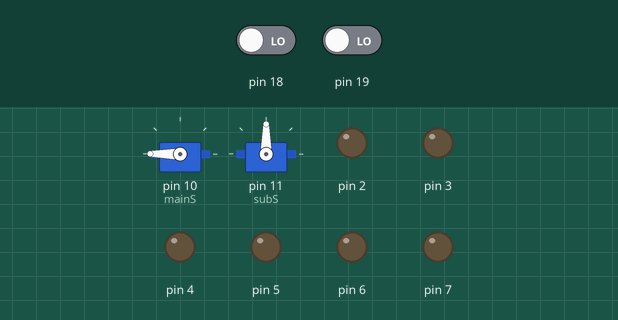
Bench run of a sketch on a simulated Arduino Mega 2560, built with avr-gcc and run on an emulated ATmega2560. On the bench: 2 × servo, output pins drawn as LEDs (lit = HIGH). Inputs (shaded band) come from the test bench; at power-on: pin 18 LOW, pin 19 LOW.

Above: at 0.1 s.
At 1.0 s:
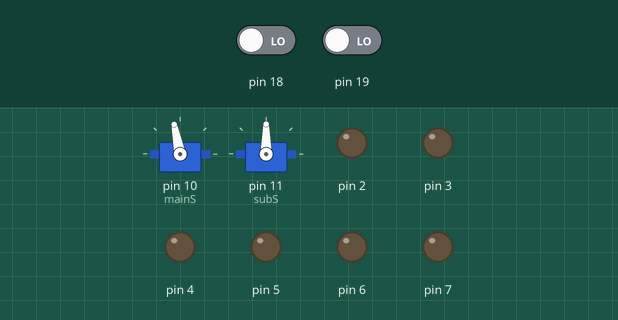
At 1.9 s:
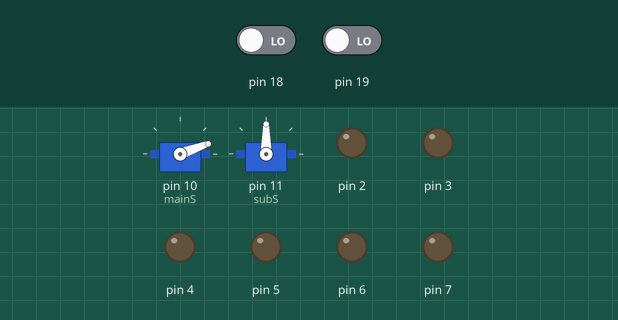
At 3.0 s:
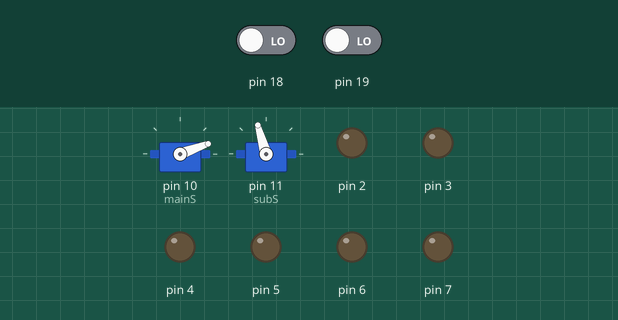
At 4.0 s:
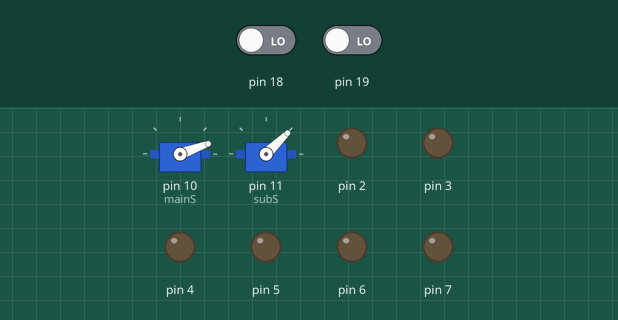
At 5.7 s:
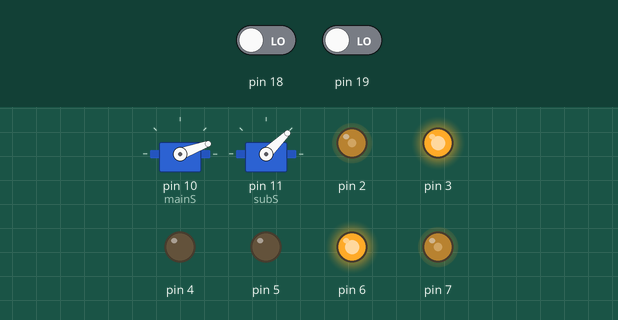
Timing chart, 0 to 7.2 s (numbered marks = the images above):
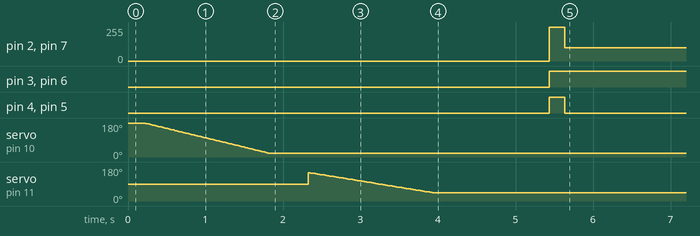

The sketch:

tjoint.ino
```cpp
#include <Servo.h>
#include <NewPing.h>

#define MAX_MAIN_SERVO_POSITION 20
#define MIN_MAIN_SERVO_POSITION 200
#define INT_MAIN_SERVO_POSITION 160
#define CENTER_MAIN_SERVO_POSITION 135
#define MAX_SUB_SERVO_POSITION 150
#define MIN_SUB_SERVO_POSITION 44

#define L_LEFT_90 (sensorReadings[0]==1)&&(sensorReadings[1]==1)&&(sensorReadings[2]==1)
#define L_RIGHT_90 (sensorReadings[4]==1)&&(sensorReadings[5]==1)
#define CROSS sensorArrayValue==(sensorReadings[0]==1)&&(sensorReadings[5]==1)
#define SE_POINT sensorArrayValue=63

#define TRIGGER_PIN  8  // Arduino pin tied to trigger pin on the ultrasonic sensor.
#define ECHO_PIN     9  // Arduino pin tied to echo pin on the ultrasonic sensor.
#define MAX_DISTANCE 200 // Maximum distance we want to ping for (in centimeters). Maximum sensor distance is rated at 400-500cm.

Servo mainS;
Servo subS;

NewPing sonar(TRIGGER_PIN, ECHO_PIN, MAX_DISTANCE); // NewPing setup of pins and maximum distance.

int sensorReadings[6];
short error = 0;

int count = 0;
short errorValues[] = {3,2,1,-1,-2,-3};

int maxS = 255, minS = 140, baseSpeed = 170;

int p = 25;
int d = 55;

int leftSpeed, rightSpeed;
int l_error = 0, diff;

int lEncoderCount;
int rEncoderCount;

void setup()
{

  mainS.attach(10);
  subS.attach(11);

  //set sensor pins
  for(int i=0;i<16;i+=2){
    pinMode(32+i,INPUT);
  }

  // motor Pins
  for(int i=0;i<6;i++){
    pinMode(2+i,OUTPUT);
  }
  // encorder intialize
  attachInterrupt(5, lEncoderIncrement, CHANGE);
  attachInterrupt(4, rEncoderIncrement, CHANGE);

  pinMode(TRIGGER_PIN, OUTPUT);
  pinMode(ECHO_PIN, INPUT);

  Serial.begin(9600);
  // initialize
  centerPosition();   // get center positon
  delay(1000);
}

void loop()
{
  firstRound();
  //moveServoSlowCenter();
  //moveForward(255,255);
  while(1);
}

void goUntilRightJunction(){
  updateSensorArray();
  while( !(sensorReadings[4]==1 && sensorReadings[4]==1 && sensorReadings[5]==1)){
    doPID();
    updateSensorArray();
  }
  doEncorder(23);
  turnRight();
  fineTune();
}

void goUntilLeftJunction(){
  updateSensorArray();
  while( !(sensorReadings[0]==1 && sensorReadings[1]==1 && sensorReadings[2]==1)){
    doPID();
    updateSensorArray();
  }
  doEncorder(23);
  turnLeft();
  fineTune();
}

void goUntilRightTJunction(){
  updateSensorArray();
  while( !(sensorReadings[3]==1 && sensorReadings[4]==1 && sensorReadings[5]==1)){
    doPID();
    updateSensorArray();
  }
}

void goUntilLeftTJunction(){
  updateSensorArray();
  while( !(sensorReadings[0]==1 && sensorReadings[1]==1 && sensorReadings[2]==1)){
    doPID();
    updateSensorArray();
  }
}

void goUntilTJunction(){
  updateSensorArray();
  while( !(sensorReadings[1]==1 && sensorReadings[2]==1 && sensorReadings[3]==1 && sensorReadings[4]==1)){
    doPID();
    updateSensorArray();
  }
}

void goUntilEndPosition(){
  motorBrake();
  delay(200);
   int position_ =50,Counter=100;

   rEncoderCount=0;
   rEncoderCount=0;

  while(rEncoderCount < position_ && lEncoderCount< position_){
     if(rEncoderCount>lEncoderCount)
        lMotorForward(Counter);
     else if(lEncoderCount>rEncoderCount)
        rMotorForward(Counter);
     else
        moveForward(Counter,Counter);
  }
  motorBrake();
  delay(200);
  motorStop();


}

void getBoxMax(){

  openHatchServoSlow(); // open hatch
  delay(700);
  moveServoSlowDown();//go down
  delay(1000);
  closeHatchServoSlow();   // close hatch
  delay(700);
  moveServoSlowUp();  // go up
  delay(1000);

}

void getBoxAndPush(){

  openHatchServoSlow(); // open hatch
  delay(700);
  moveServoSlowDown();//go down
  delay(1000);
  closeHatchServoSlow();   // close hatch
  delay(700);

}

void releaseBox(){
  moveServoSlowDown(); //go down
  delay(1000);
  subS.write(MAX_SUB_SERVO_POSITION); // open hatch
  delay(700);
  moveServoSlowUp();  // go up
  delay(1000);
  subS.write(MIN_SUB_SERVO_POSITION); // open hatch
  delay(700);
}

void centerPosition(){

    moveServoSlowUp();
    delay(500);
    closeHatchServoSlow();
    delay(500);

}

void moveServoSlowUp(){
  for(int i=MIN_MAIN_SERVO_POSITION;i>=MAX_MAIN_SERVO_POSITION;i--){
    mainS.write(i);
    delay(10);
  }
}
void moveServoSlowDown(){
  for(int i=MAX_MAIN_SERVO_POSITION;i<=MIN_MAIN_SERVO_POSITION;i++){
    mainS.write(i);
    delay(10);
  }
}

void closeHatchServoSlow(){
  for(int i=MAX_SUB_SERVO_POSITION;i>=MIN_SUB_SERVO_POSITION;i--){
    subS.write(i);
    delay(15);
  }
}

void openHatchServoSlow(){
  for(int i=MIN_SUB_SERVO_POSITION;i<=MAX_SUB_SERVO_POSITION;i++){
    subS.write(i);
    delay(15);
  }
}

void moveServoSlowCenter(){
  for(int i=MAX_MAIN_SERVO_POSITION;i<=CENTER_MAIN_SERVO_POSITION;i++){
    mainS.write(i);
    delay(15);
  }
}


void updateSensorArray(){
  for(int i=0;i<=12;i+=2){
    sensorReadings[i/2]=digitalRead(40-i);
  }
}

void moveForward(int lpwm, int rpwm){

  lMotorForward(lpwm);
  rMotorForward(rpwm);

}

void lMotorForward(int pwm){
  digitalWrite(3,HIGH);
  digitalWrite(4,LOW);
  analogWrite(2, pwm);
}

void rMotorForward(int pwm){
  digitalWrite(6,HIGH);
  digitalWrite(5,LOW);
  analogWrite(7, pwm);
}

void lMotorReverse(int pwm){
  digitalWrite(4,HIGH);
  digitalWrite(3,LOW);
  analogWrite(2, pwm);
}

void rMotorReverse(int pwm){
  digitalWrite(5,HIGH);
  digitalWrite(6,LOW);
  analogWrite(7, pwm);
}

void motorStop(){

  digitalWrite(4,LOW);
  digitalWrite(3,LOW);
  analogWrite(2, 0);
  digitalWrite(6,LOW);
  digitalWrite(5,LOW);
  analogWrite(7, 0);

}

void motorBrake(){

  digitalWrite(4,HIGH);
  digitalWrite(3,HIGH);
  analogWrite(2, 255);
  digitalWrite(6,HIGH);
  digitalWrite(5,HIGH);
  analogWrite(7, 255);

}

void readLine(){
 updateSensorArray();
 error = 0;
 count = 0;
 for(int i = 0; i < 6;  i++){
   error += sensorReadings[i] * errorValues[i] ;
   count += sensorReadings[i];
 }
}

void doPID(){
  l_error = error;
  readLine();
  //Serial.println(error);
  diff = l_error - error;
 if(count == 0){

   while(count == 0){
     readLine();
     if(l_error < 0)
       moveForward(140,0);
     else
       moveForward(0,140);

   }
   moveForward(130,130);

 }else{

  leftSpeed = baseSpeed - error * p + d * diff;
  rightSpeed = baseSpeed + error * p - d * diff;

  leftSpeed = leftSpeed > maxS ? maxS: leftSpeed ;
  leftSpeed = leftSpeed < minS ? minS : leftSpeed ;

  rightSpeed = rightSpeed > maxS ? maxS: rightSpeed ;
  rightSpeed = rightSpeed < minS ? minS : rightSpeed ;

  moveForward(leftSpeed, rightSpeed);
 }
}

void lEncoderIncrement(){
  lEncoderCount++;
}

void rEncoderIncrement(){
  rEncoderCount++;
}

int getLEncoderCount(){
  return lEncoderCount;
}

int getREncoderCount(){
  return  rEncoderCount;
}

void turnLeft(){
    int leftCounter =20;

    motorBrake();

    lEncoderCount=0;
    rEncoderCount=0;

    rMotorForward(170);
    lMotorReverse(170);
    while(lEncoderCount<leftCounter ){
      Serial.print(lEncoderCount);
      Serial.print(",");
      Serial.println(rEncoderCount);
    }

    motorStop();
}

void turnRight(){
    int rightCounter =23;

    motorBrake();

    lEncoderCount=0;
    rEncoderCount=0;

    lMotorForward(170);
    rMotorReverse(170);
    while(lEncoderCount<rightCounter  ){
      Serial.print(lEncoderCount);
      Serial.print(",");
      Serial.println(rEncoderCount);
    }
    motorStop();
}

void turnBack(){

    int backCounter=54;

    motorBrake();

    lEncoderCount=0;
    rEncoderCount=0;

    lMotorForward(255);
    rMotorReverse(255);
    while(rEncoderCount<backCounter && lEncoderCount<backCounter){
      Serial.print(lEncoderCount);
      Serial.print(",");
      Serial.println(rEncoderCount);
    }
    motorStop();
}

void doEncorder(int enc){

  rEncoderCount=0;
  while(rEncoderCount<enc){
    moveForward(140,140);
  }

}

void firstRound(){

//  passStartPosition();
//  goUntilRightJunction();
//  goUntilRightJunction();
//  detectBox();
//  goUntilLeftJunction();
//  goUntilLeftJunction();
  //goUntilRightJunction();
  //ramp
 // goUntilRightTJunction();
 // doEncorder(10);
  goUntilEndPosition();
  while(1);
}

void fineTune(){
  updateSensorArray();
    while(sensorReadings[4]==1 || sensorReadings[3]==1){
      updateSensorArray();
      lMotorForward(120);
    }
    while(sensorReadings[1]==1 || sensorReadings[2]==1){
      updateSensorArray();
      rMotorForward(120);
    }

}

void detectBox(){

  float value;
  float minDist = 10.00;

  updateSensorArray();
  while(1){
      value=getSonarValue();
      Serial.println(value);
      if(value<=20.00 && value >15.0)
        break;
      doPID();
      delay(1);
  }
    motorBrake();
    delay(300);
    motorStop();
    delay(1000);
    openHatchServoSlow(); // open hatch
    delay(700);
    moveServoSlowDown();//go down
    delay(1000);
    doEncorder(30);
    motorBrake();
    delay(300);
    motorStop();
    delay(1000);
    closeHatchServoSlow();   // close hatch
    delay(700);
    moveServoSlowUp();
    delay(700);

}

float getSonarValue(){
  float val;
  delay(31);                      // Wait 50ms between pings (about 20 pings/sec). 29ms should be the shortest delay between pings.
  unsigned int uS = sonar.ping(); // Send ping, get ping time in microseconds (uS).
  val=(float)(uS / US_ROUNDTRIP_CM);
  return val;
}

void passStartPosition(){

      doEncorder(20);
      fineTune();
}
```

Measured:
- by itself, pin 2, pin 7: 0/255 → 255/255 at 5.4 s, → 100/255 0.20 s later
- by itself, pin 3, pin 6: LOW → HIGH at 5.4 s
- by itself, pin 4, pin 5: LOW → HIGH at 5.4 s, → LOW 0.20 s later
